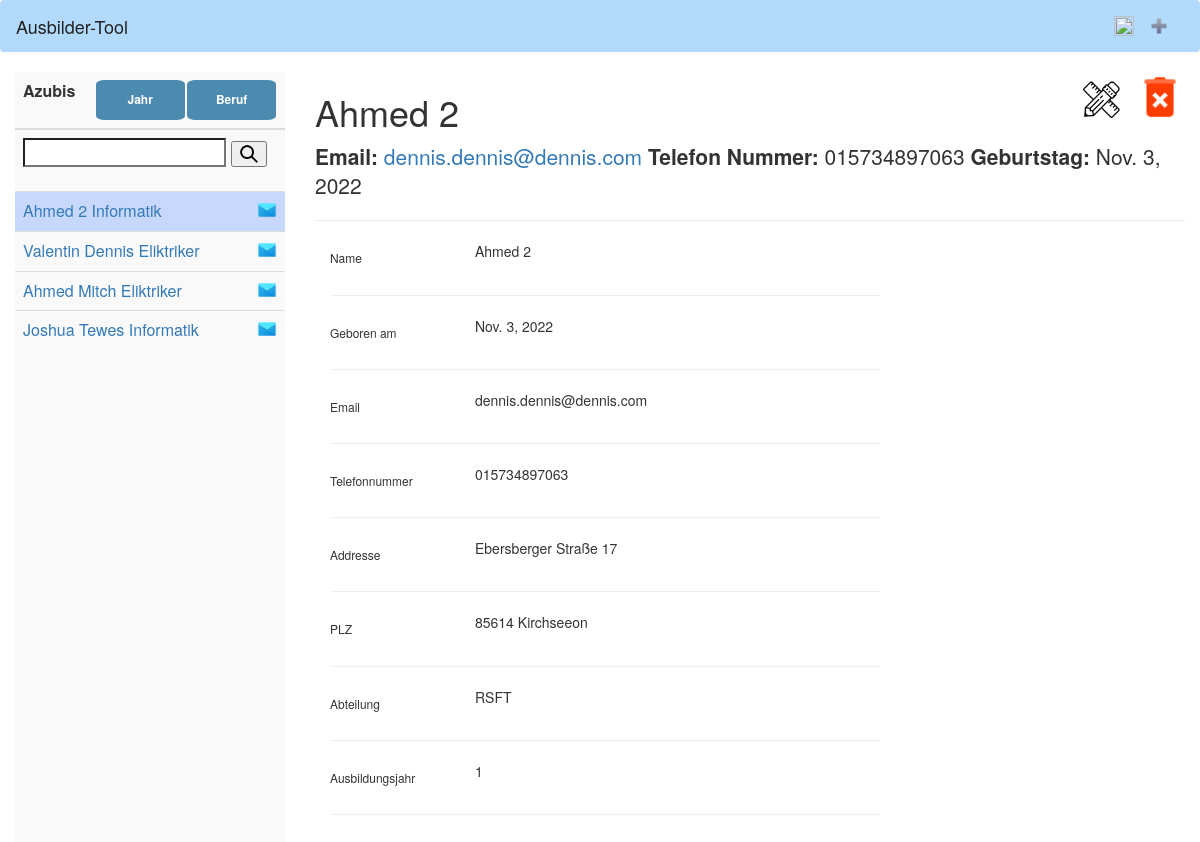
The app's page / (signed in) with its own data.
### azubi_list/models.py (models this page shows, shortened)
class Azubi(models.Model):
    topic = models.ForeignKey(Profession, on_delete=models.CASCADE)
    first_name = models.CharField(max_length=30)
    last_name = models.CharField(max_length=30)
    email = models.EmailField(max_length=30)
    birthday = models.DateField()
    address = models.CharField(max_length=30)
    PLZ = models.CharField(max_length=20)
    department = models.CharField(max_length=30)
    year = models.IntegerField()
    phone_number = models.CharField(max_length=30)

class Profession(models.Model):
    name = models.CharField(max_length=30)
    def __str__(self) -> str:
        return self.name

### azubi_list/views.py (the view)
# urls.py: path('', start_page, name="start"),
def start_page(request):
    return homepage(request, "all", 0, 0)

### azubi_list/forms.py
class SearchForm(forms.Form):
    search_input = forms.CharField(label='Suche', max_length=100)

### azubi_list/scripts.py (called while the page is built)
def get_day() -> datetime.datetime:
    return datetime.date.today()

def change_training_year_if_neccessary():
    if not is_day_already_checked() and is_new_training_year():
        change_training_year_of_all()

def is_day_already_checked():
    if len(list(DayCheck.objects.all())) > 0:
        daycheck = DayCheck.objects.all()[0]
    else:
        daycheck = DayCheck(day= get_day(), changed= 0)
        daycheck.save()
    if daycheck.day != get_day():
        daycheck.day = get_day()
        daycheck.changed = 1
        daycheck.save()
        return False
    return True

### azubi_list/views.py (called while the page is built)
def get_filter(profession_filter: str, azubis):
    final_list = list()
    final_list = list(filter(lambda x: x.topic.name == profession_filter, azubis))
    if profession_filter == "all":
        final_list = azubis
    return final_list

def get_year_filter(year_filter: int, azubis: list):
    final_list = list()
    final_list = list(filter(lambda x: x.year == year_filter, azubis))
    if year_filter == 0:
        final_list = azubis
    return final_list

### azubi_list/templates/azubi_detail_2.html (shortened to what this page needs)
{% load static %}
<link href="https://maxcdn.bootstrapcdn.com/bootstrap/3.3.7/css/bootstrap.min.css" rel="stylesheet">
<link rel="stylesheet" href="{% static 'css/style.css' %}"/>
<div class="main-wrapper">
  <div class="section top">{% include 'include/header.html' %}</div>
  <div class="section left col-xs-3">
    <div class="half">{% include 'include/azubi_list.html' %}</div>
  </div>
  <div class="section right col-xs-9">
    {% include 'include/azubi_detail_view.html' %}

### azubi_list/templates/include/azubi_list.html (shortened to what this page needs)
{% load static %}
<link rel="stylesheet" href="{% static 'css/style.css' %}"/>
<table class="table table-striped">
    <thead>
      <tr>
        <th scope="col">Azubis
                <div class="dropdown" style="float: right; margin-right: 1; height: auto; width: 35%;">
                  <button class="dropbtn" style="width: 100%">Beruf</button>
                </div>
                <div class="dropdown"  style="float: right; margin-right: 1%; height: auto; width: 35%;">
                  <button  style="width: 100%"class="dropbtn">Jahr</button>
        </th>
      </tr>
    </thead>
    <tbody>
      <tr>
        <td>
          <form class="d-flex" method=POST action="{% url  'azubi_list'  filter=filter year=year id=0 %}" >
            <input type="search" label="search" name="azubi_search_input" style="width:80%">
            <button type="submit"><image height=auto width=20  src="{% static 'images/lupe.png' %}"/></button>
          </form>
        </td>
      </tr>
      {% for azubi in azubis %}
      <tr>
        {%if obj.id == azubi.id %}
        <td style="background: rgba(109, 156, 255, 0.363)"><a href="{% url 'azubi_list' filter=filter year=year id=azubi.id %}">{{ azubi.first_name }} {{azubi.last_name}} {{azubi.topic}}  </a><a href="mailto:{{azubi.email}}"><img style="float: right", src="{% static 'images/mail.png' %}" withd=20, height= 20 alt="My image"></a></td>
        {%else%}
        <td ><a href="{% url 'azubi_list' filter=filter year=year id=azubi.id %}">{{ azubi.first_name }} {{azubi.last_name}} {{azubi.topic}}  </a><a href="mailto:{{azubi.email}}"><img style="float: right", src="{% static 'images/mail.png' %}" withd=20, height= 20 alt="My image"></a></td>
        {%endif%}
      </tr>
      {% endfor %}
    </tbody>
  </table>

### azubi_list/templates/include/azubi_detail_view.html
{%load static %}
{%if obj%}
<div>
  <a  href="{% url 'deleteconfirm' obj.id%}" style="float: right;"><image class="flex" height="50" src="{% static 'images/delete.png' %}"/></a>
  <a class="btn btn-light" href="{% url 'edit' obj.id%}" style="float: right;"><image class="flex" height="40" src="{% static 'images/edit.png' %}"/></a>
  <h1 class="display-4">{{obj.first_name}} {{obj.last_name}}</h1>
  <p class="lead"><strong>Email: </strong><a href="mailto:{{obj.email}}">{{obj.email}}</a>  <strong>Telefon Nummer: </strong>{{obj.phone_number}} <strong>Geburtstag: </strong> {{obj.birthday}}</p>
    <hr class="my-4">
</div>
<div>
  {% include 'include/detailed_informations.html' %}
</div>
{%else%}
{% include 'include/no_azubi_detail.html' %}
{%endif%}
</div>

### azubi_list/templates/include/detailed_informations.html
<div class="col-md-8">
  <div class="row">
    <div class="col-sm-3">
      <h6 class="mb-0">Name</h6>
    </div>
    <div class="col-sm-9 text-secondary">
      {{obj.first_name}} {{obj.last_name}}
    </div>
  </div>
  <hr>
  <div class="row">
    <div class="col-sm-3">
      <h6 class="mb-0">Geboren am</h6>
    </div>
    <div class="col-sm-9 text-secondary">
      {{obj.birthday}}
    </div>
  </div>
  <hr>
  <div class="row">
    <div class="col-sm-3">
      <h6 class="mb-0">Email</h6>
    </div>
    <div class="col-sm-9 text-secondary">
      {{obj.email}}
    </div>
  </div>
  <hr>
  <div class="row">
    <div class="col-sm-3">
      <h6 class="mb-0">Telefonnummer</h6>
    </div>
    <div class="col-sm-9 text-secondary">
      {{obj.phone_number}}
    </div>
  </div>
  <hr>
  <div class="row">
    <div class="col-sm-3">
      <h6 class="mb-0">Addresse</h6>
    </div>
    <div class="col-sm-9 text-secondary">
      {{obj.address}}
    </div>
  </div>
  <hr>
  <div class="row">
    <div class="col-sm-3">
      <h6 class="mb-0">PLZ</h6>
    </div>
    <div class="col-sm-9 text-secondary">
      {{obj.PLZ}}
    </div>
  </div>
  <hr>
  <div class="row">
    <div class="col-sm-3">
      <h6 class="mb-0">Abteilung</h6>
    </div>
    <div class="col-sm-9 text-secondary">
      {{obj.department}}
    </div>
  </div>
  <hr>
  <div class="row">
    <div class="col-sm-3">
      <h6 class="mb-0">Ausbildungsjahr</h6>
    </div>
    <div class="col-sm-9 text-secondary">
      {{obj.year}}
    </div>
  </div>
  <hr>
  </div>
</div>

### Ausbilder_Tool/static/css/style.css (style rules this page uses)
.dropbtn { background-color: #4c8baf; color: white; height: 40px; width: 40px; padding: 6px; font-size: 12px; border: none; cursor: pointer; border-radius: 10%; }
.dropdown { position: relative; }

### azubi_list/templates/azubi_detail_2.html (style rules this page uses)
.left { overflow-y: scroll; height: 100%; }
.right { height: 100%; overflow-y: scroll; }
.main-wrapper { height: 100vh; }
.top { width: 100%; }
.section { display: flex; flex-direction: column; justify-content: top; align-items: left; }
.half { background: #f9f9f9; height: 100%; width: 100%; margin: 0; }

### azubi_list/templates/include/header.html (style rules this page uses)
.flex { display: flex; justify-content: top; align-items: top; }

### records on screen
Azubi: first_name "Ahmed", last_name "2", topic "Informatik", email "dennis.dennis@dennis.com", phone_number "015734897063", birthday "Nov. 3, 2022", address "Ebersberger Straße 17", PLZ "85614 Kirchseeon", department "RSFT", year "1"
Azubi: first_name "Valentin", last_name "Dennis", topic "Eliktriker"
Azubi: first_name "Ahmed", last_name "Mitch", topic "Eliktriker"
Azubi: first_name "Joshua", last_name "Tewes", topic "Informatik"
